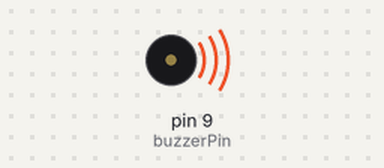
Bench run of a sketch on a simulated Arduino Uno, built with avr-gcc and run on an emulated ATmega328P. Parts: buzzer (waves = sounding).

Above: at 0.2 s.
Timing chart, 0 to 15.0 s (numbered marks = the images above):
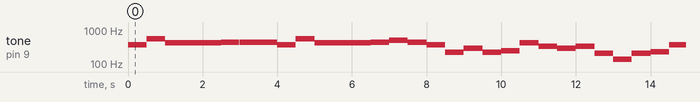

The sketch:

elfenlied.ino
```cpp
uint8_t buzzerPin = 9;

int speed = 500;

char names[] = "cdefgah";
int frequencies[3][7] = {
  {139, 147, 165, 185, 208, 220, 247},
  {277, 294, 330, 370, 415, 440, 494},
  {554, 587, 659, 740, 831, 880, 988},
};

char melody[] = "fZggga.aa fZgggaha fAdAHged eGCGA#fdc defHHgah aaaagg   ";

void setup() {
  pinMode(buzzerPin, OUTPUT);
}

void loop() {
  for(int i = 0; i < sizeof(melody) - 3; i++) {
    char toneLetter = melody[i];
    if (toneLetter == ' ') continue;
    if (toneLetter == '#') continue;
    if (toneLetter == '.') {
      noTone(buzzerPin);
      delay(25);
      continue;
    }

    int octave = 1;
    if (toneLetter == 'Z') {
      octave++;
      toneLetter = 'c';
    }
    if (toneLetter >= 'A' && toneLetter <= 'Z') {
      octave--;
      toneLetter -= 'A';
      toneLetter += 'a';
    }

    int frequencyIndex = 0;
    for (int k = 0; k < sizeof(names); k++) {
      if (names[k] == toneLetter) {
        frequencyIndex = k;
      }
    }
    int frequency = frequencies[octave][frequencyIndex];

    if(melody[i + 1] == '#') {
      frequency = 233;
    }

    tone(buzzerPin, frequency);
    delay(speed + (melody[i + 1] == '.' ? -25 : 0));
  }
}
```

Measured:
- by itself, tone on pin 9 (buzzerPin): plays 370 Hz for 0.50 s, 554 Hz for 0.50 s, 415 Hz for 1.5 s, 440 Hz for 0.48 s, 440 Hz for 1.0 s, 370 Hz for 0.50 s … (205 notes in this stretch)
